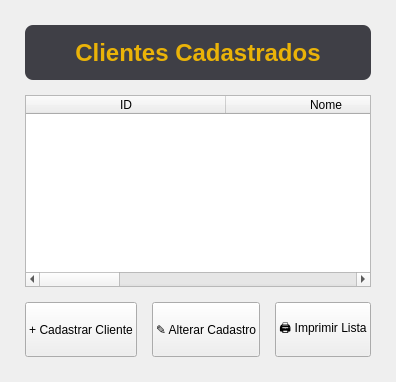
        <widget class="QWidget" name="page_2">
         <layout class="QVBoxLayout" name="verticalLayout_clientes">
          <property name="spacing">
           <number>15</number>
          </property>
          <property name="leftMargin">
           <number>25</number>
          </property>
          <property name="topMargin">
           <number>25</number>
          </property>
          <property name="rightMargin">
           <number>25</number>
          </property>
          <property name="bottomMargin">
           <number>25</number>
          </property>
          <item>
           <widget class="QLabel" name="label_4">
            <property name="minimumSize">
             <size>
              <width>0</width>
              <height>55</height>
             </size>
            </property>
            <property name="styleSheet">
             <string notr="true">background-color: #3F3F46;
color: #EAB308;
font-size: 18pt;
font-weight: bold;
border-radius: 8px;</string>
            </property>
            <property name="text">
             <string>Clientes Cadastrados</string>
            </property>
            <property name="alignment">
             <set>Qt::AlignCenter</set>
            </property>
           </widget>
          </item>
          <item>
           <widget class="QTableWidget" name="tableWidget_5">
            <property name="alternatingRowColors">
             <bool>true</bool>
            </property>
            <property name="selectionBehavior">
             <enum>QAbstractItemView::SelectRows</enum>
            </property>
            <attribute name="horizontalHeaderDefaultSectionSize">
             <number>200</number>
            </attribute>
            <attribute name="horizontalHeaderStretchLastSection">
             <bool>true</bool>
            </attribute>
            <column>
             <property name="text">
              <string>ID</string>
             </property>
            </column>
            <column>
             <property name="text">
              <string>Nome</string>
             </property>
            </column>
            <column>
             <property name="text">
              <string>Sobrenome</string>
             </property>
            </column>
            <column>
             <property name="text">
              <string>Telefone</string>
             </property>
            </column>
           </widget>
          </item>
          <item>
           <layout class="QHBoxLayout" name="horizontalLayout_2">
            <property name="spacing">
             <number>15</number>
            </property>
            <item>
             <widget class="QPushButton" name="pushButton_10">
              <property name="minimumSize">
               <size>
                <width>0</width>
                <height>55</height>
               </size>
              </property>
              <property name="cursor">
               <cursorShape>PointingHandCursor</cursorShape>
              </property>
              <property name="text">
               <string>+ Cadastrar Cliente</string>
              </property>
             </widget>
            </item>
            <item>
             <widget class="QPushButton" name="pushButton_19">
              <property name="minimumSize">
               <size>
                <width>0</width>
                <height>55</height>
               </size>
              </property>
              <property name="cursor">
               <cursorShape>PointingHandCursor</cursorShape>
              </property>
              <property name="text">
               <string>✎ Alterar Cadastro</string>
              </property>
             </widget>
            </item>
            <item>
             <widget class="QPushButton" name="pushButton_9">
              <property name="minimumSize">
               <size>
                <width>0</width>
                <height>55</height>
               </size>
              </property>
              <property name="cursor">
               <cursorShape>PointingHandCursor</cursorShape>
              </property>
              <property name="text">
               <string>🖨️ Imprimir Lista</string>
              </property>
             </widget>
            </item>
           </layout>
          </item>
         </layout>
        </widget>
